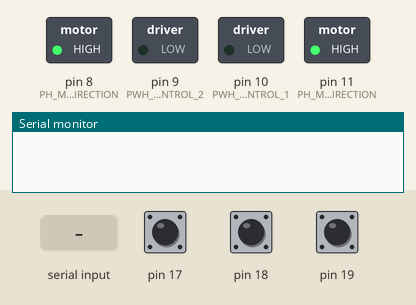
This sketch was run on a simulated Arduino Uno, built with avr-gcc and run on an emulated ATmega328P. Shown: switched loads named in the sketch (green lamp = pin HIGH), the last lines printed to the serial monitor. Dashed ring = blinking. Inputs (shaded band) come from the test bench; at power-on: pin 19 HIGH, pin 18 HIGH, pin 17 HIGH.

Above: at 1.2 s.
1.3 s: byte 19 (19) received over Serial
At 2.6 s:
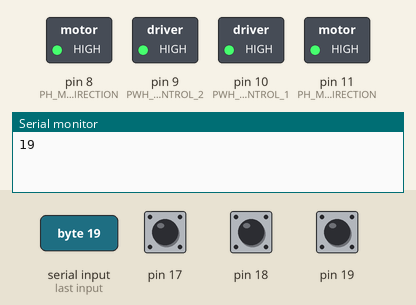
2.9 s: pin 19 pulled LOW for 1 s
At 3.1 s:
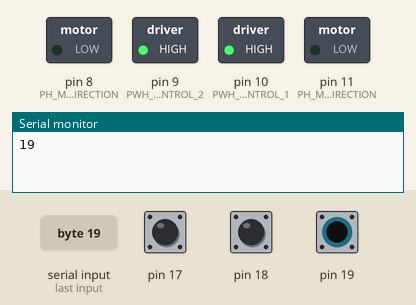
5.9 s: byte 21 (21) received over Serial
At 6.3 s:
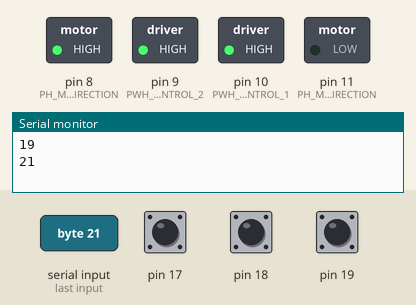
7.5 s: pin 18 pulled LOW for 3.2 s
At 7.7 s:
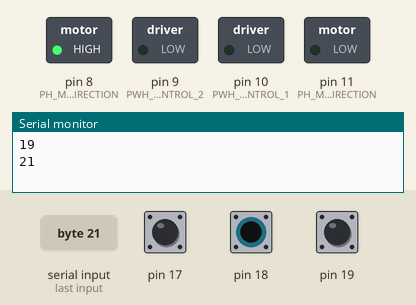
12.2 s: byte 22 (22) received over Serial
At 13.4 s:
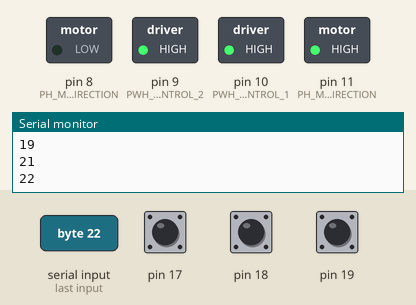
13.7 s: byte 0 (0) received over Serial
At 14.7 s:
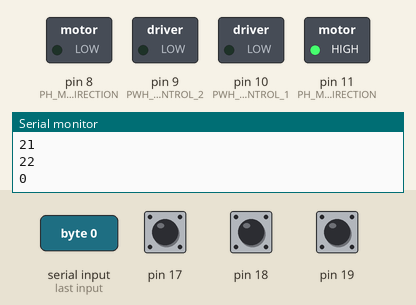
Timing chart, 0 to 16.3 s (numbered marks = the images above; inputs shaded):
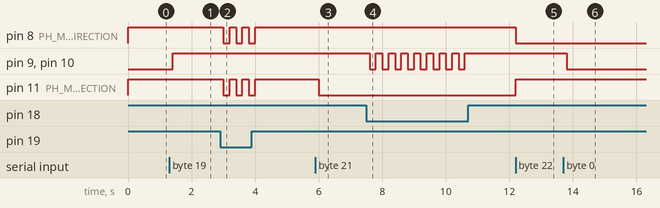

Measured:
- after the input at 1.3 s, pin 9 (PWH_ON_SPEED_CONTROL_2), pin 10 (PWH_ON_SPEED_CONTROL_1): LOW → HIGH after 0.10 s
- after the input at 2.9 s, pin 8 (PH_MOTOR_2_DIRECTION), pin 11 (PH_MOTOR_1_DIRECTION): alternates HIGH for 0.20 s and LOW for 0.20 s, 6 changes in all, then stays HIGH, starting after 0.10 s
- after the input at 5.9 s, pin 11 (PH_MOTOR_1_DIRECTION): HIGH → LOW after 0.10 s
- after the input at 7.5 s, pin 9 (PWH_ON_SPEED_CONTROL_2), pin 10 (PWH_ON_SPEED_CONTROL_1): alternates HIGH for 0.20 s and LOW for 0.20 s, 16 changes in all, then stays HIGH, starting after 0.10 s
- after the input at 12.2 s, pin 8 (PH_MOTOR_2_DIRECTION): HIGH → LOW at once; pin 11 (PH_MOTOR_1_DIRECTION): LOW → HIGH at once
- after the input at 13.7 s, pin 9 (PWH_ON_SPEED_CONTROL_2), pin 10 (PWH_ON_SPEED_CONTROL_1): HIGH → LOW after 0.10 s

The sketch:

Bluetooth.ino
```cpp
//*********************************************//
//            THE BEAST BLUETOOTH              //
//                                             //
//     This enables you to controls the tank   //
//            basic routine,ff,rev             //
//                 Codes by:                   //
//        e-Gizmo Mechatronix Central          //
//         Taft, Manila, Philippines           //
//           http://www.egizmo.com             //
//                dec 8,2016                   //
//*********************************************//

// WIRING FROM GIZDUINO PLUS 644 TO BEEFY MOTOR DRIVER:
//------------------------------------------------------------------------------------------------------------------------
/*
       GIZDUINO PLUS 644                 BEFFY MOTOR DRIVER 1 LEFT                 FUNCTION
 -----------------                         --------------------                    --------
 5V                                            PWL AND SR                       + LOGIC SUUPLY
 RST                                              RST                           RESET THE MOTOR
 GND                                              GND                           - LOGIC SUUPLY
 10                                               PWH                                 ON/PWM
 11                                               PH                            DIRECTION (FF,REV)

                                         BEFFY MOTOR DRIVER 2 RIGHT
                                           --------------------
 5V                                            PWL AND SR                       + LOGIC SUUPLY
 RST                                              RST                            RESET THE MOTOR
 GND                                              GND                            - LOGIC SUUPLY
 9                                                PWH                                 ON/PWM
 8                                                PH                            DIRECTION (FF,REV)
 */
//------------------------------------------------------------------------------------------------------------------------
// INITIALIZATION:
#define PH_MOTOR_2_DIRECTION              8
#define PWH_ON_SPEED_CONTROL_2            9
#define PWH_ON_SPEED_CONTROL_1            10
#define PH_MOTOR_1_DIRECTION              11

int PWH_ON_SPEED_CONTROL_VALUE = 255;
int STEERING_SPEED = 255;
int PAUSE = 200;
char SERIAL_DATA;
byte INPUT_FROM_ANDROID_APP;
//------------------------------------------------------------------------------------------------------------------------
// INPUTS AND OUTPUTS:
void setup(){
  Serial.begin(9600);

  pinMode(PH_MOTOR_1_DIRECTION,OUTPUT);
  pinMode(PH_MOTOR_2_DIRECTION ,OUTPUT);
  pinMode(PWH_ON_SPEED_CONTROL_1,OUTPUT);
  pinMode(PWH_ON_SPEED_CONTROL_2,OUTPUT);

  digitalWrite(PH_MOTOR_1_DIRECTION,HIGH);
  digitalWrite(PH_MOTOR_2_DIRECTION,HIGH);

  digitalWrite(17,HIGH);
  digitalWrite(18,HIGH);
  digitalWrite(19,HIGH);
}
//------------------------------------------------------------------------------------------------------------------------
// MAIN PROGRAM:
void loop(){
  if (Serial.available() > 0) {
    INPUT_FROM_ANDROID_APP = Serial.read();
    Serial.println(INPUT_FROM_ANDROID_APP);
  }
  if(digitalRead(17)==LOW || INPUT_FROM_ANDROID_APP==19){
    GO_FORWARD ();
  }
  if(digitalRead(18)==LOW || INPUT_FROM_ANDROID_APP==0){
    GO_STOP ();
  }
  if(digitalRead(19)==LOW || INPUT_FROM_ANDROID_APP==20){
    GO_BACKWARD ();
  }
  if (INPUT_FROM_ANDROID_APP==21){
    SPIN_LEFT();
  }
  if (INPUT_FROM_ANDROID_APP==22){
    SPIN_RIGHT();
  }
}

//------------------------------------------------------------------------------------------------------------------------
// PRESET FUNCTIONS:
// MOTOR ROUTINE::
void GO_FORWARD (){
  digitalWrite(PH_MOTOR_1_DIRECTION,HIGH);
  digitalWrite(PH_MOTOR_2_DIRECTION,HIGH);
  analogWrite(PWH_ON_SPEED_CONTROL_1,PWH_ON_SPEED_CONTROL_VALUE);
  analogWrite(PWH_ON_SPEED_CONTROL_2,PWH_ON_SPEED_CONTROL_VALUE);
  delay(PAUSE);
}
void GO_BACKWARD (){
  digitalWrite(PH_MOTOR_1_DIRECTION,LOW);
  digitalWrite(PH_MOTOR_2_DIRECTION,LOW);
  analogWrite(PWH_ON_SPEED_CONTROL_1,PWH_ON_SPEED_CONTROL_VALUE);
  analogWrite(PWH_ON_SPEED_CONTROL_2,PWH_ON_SPEED_CONTROL_VALUE);
  delay(PAUSE);
}
void GO_STOP (){
  analogWrite(PWH_ON_SPEED_CONTROL_1,0);
  analogWrite(PWH_ON_SPEED_CONTROL_2,0);
  delay(PAUSE);
}
void SPIN_LEFT (){
  digitalWrite(PH_MOTOR_1_DIRECTION,LOW);
  digitalWrite(PH_MOTOR_2_DIRECTION,HIGH);
  analogWrite(PWH_ON_SPEED_CONTROL_1,STEERING_SPEED);
  analogWrite(PWH_ON_SPEED_CONTROL_2,STEERING_SPEED);
  delay(PAUSE);
}
void SPIN_RIGHT (){
  digitalWrite(PH_MOTOR_1_DIRECTION,HIGH);
  digitalWrite(PH_MOTOR_2_DIRECTION,LOW);
  analogWrite(PWH_ON_SPEED_CONTROL_1,STEERING_SPEED);
  analogWrite(PWH_ON_SPEED_CONTROL_2,STEERING_SPEED);
  delay(PAUSE);
}
//------------------------------------------------------------------------------------------------------------------------PARZ
```
